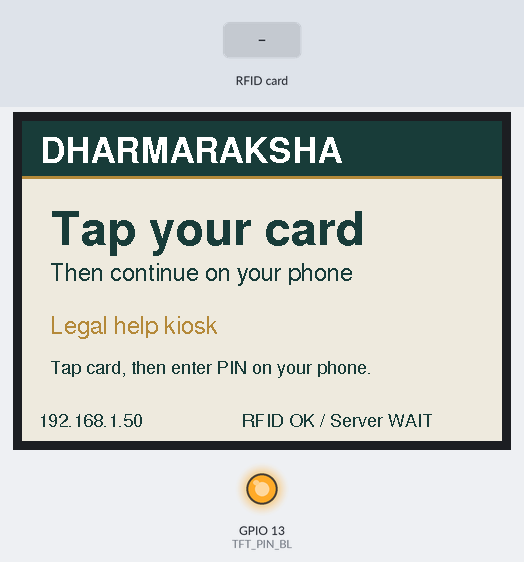
Bench run of a sketch on a simulated ESP32-S3. Shown: 480×320 colour display, output pins drawn as LEDs (lit = HIGH). The inputs (shaded band) are chosen by the test bench. WiFi joins after 1.5 s; servers stay silent unless stated; uploads are accepted with an empty reply; what the sketch prints to the serial monitor is not drawn.

Above: at 2.8 s.
2.9 s: RFID card 5E 7A 19 C4 held to the reader
At 3.6 s:
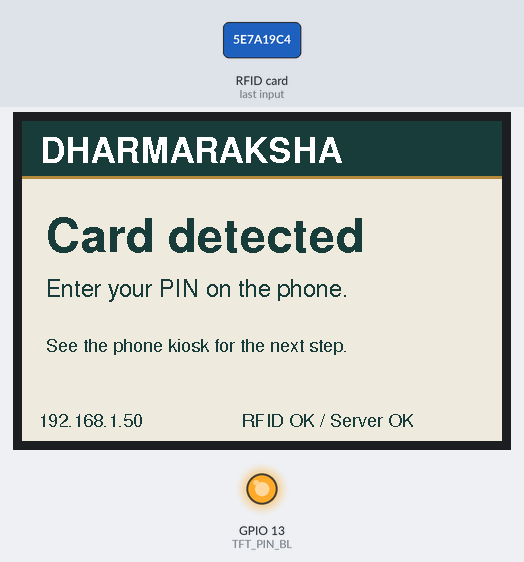
At 4.9 s:
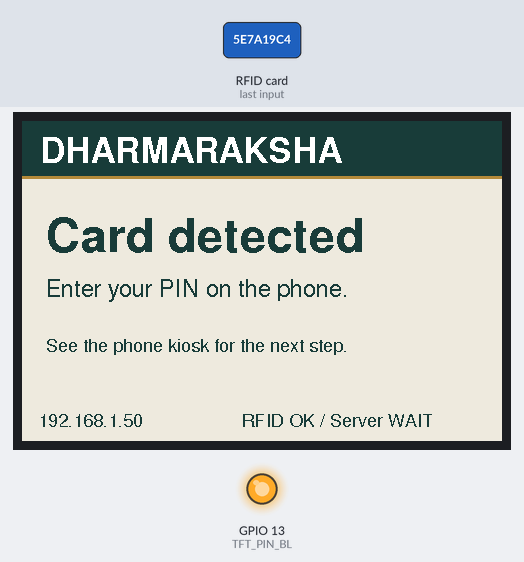
Timing chart, 0 to 6.4 s (numbered marks = the images above; inputs shaded):
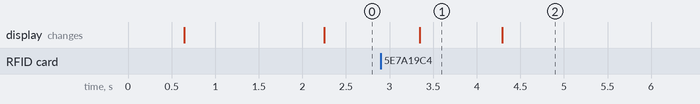

Measured:
- after the input at 2.9 s, the display: changes after 0.44 s (image 1)
- what the display in image 1 shows lasts 1.0 s, from 3.3 s to 4.3 s

The sketch:

DharmarakshaReader.ino
```cpp
/* ESP32-S3 N16R8 + RC522 + existing ST7796 TFT.
   Read-only card detection. Never writes cards and never claims PIN authentication.
   Wiring is identical to the supplied SAAKSHI build. */
#include <Arduino.h>
#include <WiFi.h>
#include <HTTPClient.h>
#include <SPI.h>
#include <MFRC522.h>
#include <ArduinoJson.h>
#include "config.h"
#include "lgfx_setup.h"

LGFX tft;
MFRC522 rfid(RFID_PIN_SS, RFID_PIN_RST);
static bool readerOk=false, serverOk=false;
static uint32_t lastPoll=0,lastWifi=0,lastHealth=0,lastTap=0,messageUntil=0;
static String previousUid;
static constexpr uint16_t BG=0xEF5B, INK=0x19E7, GOLD=0xB447, WHITE=0xFFFF;

void textLine(const char* text,int x,int y,const lgfx::IFont* font,uint16_t color){tft.setFont(font);tft.setTextColor(color);tft.drawString(text,x,y);}
void footer(){
 tft.fillRect(0,278,480,42,BG);
 String wifi=WiFi.status()==WL_CONNECTED?WiFi.localIP().toString():"Wi-Fi reconnecting";
 textLine(wifi.c_str(),16,292,&fonts::FreeSans9pt7b,INK);
 String state=String("RFID ")+(readerOk?"OK":"CHECK")+" / Server "+(serverOk?"OK":"WAIT");
 textLine(state.c_str(),220,292,&fonts::FreeSans9pt7b,INK);
}
void header(){
 tft.fillScreen(BG);tft.fillRect(0,0,480,55,INK);
 textLine("DHARMARAKSHA",18,16,&fonts::FreeSansBold18pt7b,WHITE);
 tft.fillRect(0,55,480,3,GOLD);
}
void idle(){
 header();textLine("Tap your card",28,88,&fonts::FreeSansBold24pt7b,INK);
 textLine("Then continue on your phone",28,142,&fonts::FreeSans12pt7b,INK);
 textLine("Legal help kiosk",28,195,&fonts::FreeSans12pt7b,GOLD);
 textLine("Tap card, then enter PIN on your phone.",28,239,&fonts::FreeSans9pt7b,INK);footer();
}
void message(const char* title,const char* detail){header();textLine(title,24,95,&fonts::FreeSansBold24pt7b,INK);textLine(detail,24,158,&fonts::FreeSans12pt7b,INK);textLine("See the phone kiosk for the next step.",24,217,&fonts::FreeSans9pt7b,INK);footer();messageUntil=millis()+4500;}
void auth(HTTPClient& http){http.addHeader("X-Device-Key",DEVICE_TOKEN);http.addHeader("X-Device-Id",DEVICE_ID);}
bool heartbeat(){
 if(WiFi.status()!=WL_CONNECTED)return false;
 HTTPClient http;if(!http.begin(String(SAAKSHI_API_BASE)+"/api/kiosk-reader/heartbeat"))return false;
 http.setConnectTimeout(HTTP_TIMEOUT_MS);http.setTimeout(HTTP_TIMEOUT_MS);auth(http);
 int code=http.GET();http.end();return code==200;
}
void sendTap(const String& uid){
 if(WiFi.status()!=WL_CONNECTED){serverOk=false;message("Wi-Fi offline","Reconnect, then tap the card again.");return;}
 HTTPClient http;if(!http.begin(String(SAAKSHI_API_BASE)+"/api/kiosk-reader/tap")){message("Connection error","Please tap again shortly.");return;}
 http.setConnectTimeout(HTTP_TIMEOUT_MS);http.setTimeout(HTTP_TIMEOUT_MS);auth(http);http.addHeader("Content-Type","application/json");
 JsonDocument body;body["uid"]=uid;String payload;serializeJson(body,payload);
 int code=http.POST(payload);serverOk=code==200;
 if(code==200)message("Card detected","Enter your PIN on the phone.");
 else if(code==401||code==403)message("Reader not trusted","Check device credentials.");
 else message("Server unavailable","Check UNO Q. Tap again to retry.");
 http.end();
}
void checkReader(){byte v=rfid.PCD_ReadRegister(MFRC522::VersionReg);readerOk=v!=0&&v!=255;}
void setup(){
 Serial.begin(115200);delay(200);
 pinMode(TFT_PIN_BL,OUTPUT);digitalWrite(TFT_PIN_BL,HIGH);tft.init();tft.setRotation(TFT_ROTATION);
 SPI.begin(RFID_PIN_SCK,RFID_PIN_MISO,RFID_PIN_MOSI,RFID_PIN_SS);rfid.PCD_Init();rfid.PCD_SetAntennaGain(MFRC522::RxGain_max);checkReader();
 WiFi.mode(WIFI_STA);WiFi.setSleep(false);WiFi.setAutoReconnect(true);WiFi.begin(WIFI_SSID,WIFI_PASS);idle();
 Serial.println("Dharmaraksha reader started. Secrets and card UIDs are not logged.");
}
void loop(){
 uint32_t now=millis();
 if(WiFi.status()!=WL_CONNECTED&&uint32_t(now-lastWifi)>=10000){lastWifi=now;WiFi.reconnect();serverOk=false;footer();}
 if(readerOk&&rfid.PICC_IsNewCardPresent()&&rfid.PICC_ReadCardSerial()){
  String uid;char hex[3];for(byte i=0;i<rfid.uid.size;i++){snprintf(hex,sizeof(hex),"%02X",rfid.uid.uidByte[i]);uid+=hex;}
  rfid.PICC_HaltA();rfid.PCD_StopCrypto1();
  if(uid!=previousUid||uint32_t(now-lastTap)>=CARD_DEBOUNCE_MS){previousUid=uid;lastTap=now;sendTap(uid);}
 }
 if(uint32_t(now-lastPoll)>=POLL_INTERVAL_MS){lastPoll=now;serverOk=heartbeat();footer();}
 if(uint32_t(now-lastHealth)>=RFID_HEALTH_MS){lastHealth=now;checkReader();if(!readerOk){rfid.PCD_Init();checkReader();}footer();}
 if(messageUntil&&int32_t(millis()-messageUntil)>=0){messageUntil=0;idle();}
 delay(20);
}
```

lgfx_setup.h
```cpp
#pragma once
#define LGFX_USE_V1
#include <LovyanGFX.hpp>
#include "config.h"

#if defined(TFT_DRIVER_ST7796) == defined(TFT_DRIVER_ILI9488)
#error "Choose exactly one TFT display driver in config.h"
#endif

// Display uses SPI3_HOST; RC522 retains the Arduino SPI / SPI2 bus.
class LGFX : public lgfx::LGFX_Device {
#if defined(TFT_DRIVER_ST7796)
  lgfx::Panel_ST7796 _panel;
#else
  lgfx::Panel_ILI9488 _panel;
#endif
  lgfx::Bus_SPI _bus;
public:
  LGFX() {
    {
      auto cfg = _bus.config();
      cfg.spi_host = SPI3_HOST;
      cfg.spi_mode = 0;
      cfg.freq_write = TFT_SPI_FREQ;
      cfg.freq_read = 16000000;
      cfg.spi_3wire = false;
      cfg.use_lock = true;
      cfg.dma_channel = SPI_DMA_CH_AUTO;
      cfg.pin_sclk = TFT_PIN_SCLK;
      cfg.pin_mosi = TFT_PIN_MOSI;
      cfg.pin_miso = TFT_PIN_MISO;
      cfg.pin_dc = TFT_PIN_DC;
      _bus.config(cfg);
      _panel.setBus(&_bus);
    }
    {
      auto cfg = _panel.config();
      cfg.pin_cs = TFT_PIN_CS;
      cfg.pin_rst = TFT_PIN_RST;
      cfg.pin_busy = -1;
      cfg.panel_width = 320;
      cfg.panel_height = 480;
      cfg.offset_x = 0;
      cfg.offset_y = 0;
      cfg.offset_rotation = 0;
      cfg.dummy_read_pixel = 8;
      cfg.dummy_read_bits = 1;
      cfg.readable = false;
      cfg.invert = TFT_INVERT;
      cfg.rgb_order = TFT_RGB_ORDER;
      cfg.dlen_16bit = false;
      cfg.bus_shared = false;
      _panel.config(cfg);
    }
    setPanel(&_panel);
  }
};
```

config.example.h
```cpp
#pragma once
// ESP32-S3 N16R8. Copy to config.h and fill private network settings locally.
// Exact existing SAAKSHI wiring. No wire changes are required.
#define WIFI_SSID "YOUR_WIFI_SSID"
#define WIFI_PASS "YOUR_WIFI_PASSWORD"
// Set the reachable gateway address; do not assume a campus or hotspot IP.
#define SAAKSHI_API_BASE "http://YOUR_GATEWAY_LAN_IP:3001"
#define DEVICE_TOKEN "SET_A_UNIQUE_DEVICE_SECRET"
#define DEVICE_ID "saakshi-reader-01"
#define FW_VERSION "1.1.0"
#define POLL_INTERVAL_MS 2000
#define HTTP_TIMEOUT_MS 4000
#define RESULT_SCREEN_MS 9000
#define WRITE_RESULT_MS 6000
#define CARD_DEBOUNCE_MS 2500
#define RFID_HEALTH_MS 30000
#define WIFI_RETRY_MS 10000
// Keep the currently working ST7796 driver. ILI9488 is an alternative only.
// #define TFT_DRIVER_ST7796
#define TFT_DRIVER_ILI9488
#define TFT_PIN_SCLK 12
#define TFT_PIN_MOSI 11
#define TFT_PIN_MISO -1
#define TFT_PIN_CS 10
#define TFT_PIN_DC 9
#define TFT_PIN_RST 14
#define TFT_PIN_BL 13
#define TFT_SPI_FREQ 10000000
#define TFT_ROTATION 1
#define TFT_RGB_ORDER false
#define TFT_INVERT false
// RC522 supply is 3.3 V. Display supply is 5 V. Shared ground.
#define RFID_PIN_SS 4
#define RFID_PIN_SCK 5
#define RFID_PIN_MOSI 6
#define RFID_PIN_MISO 7
#define RFID_PIN_RST 15
#define RGB_LED_PIN 48
#define SAAKSHI_RGB_BRIGHTNESS 24
#define MAX_JOBCARD_LEN 32
#define NTAG_FIRST_PAGE 4
#define NTAG_LAST_PAGE 39
```
